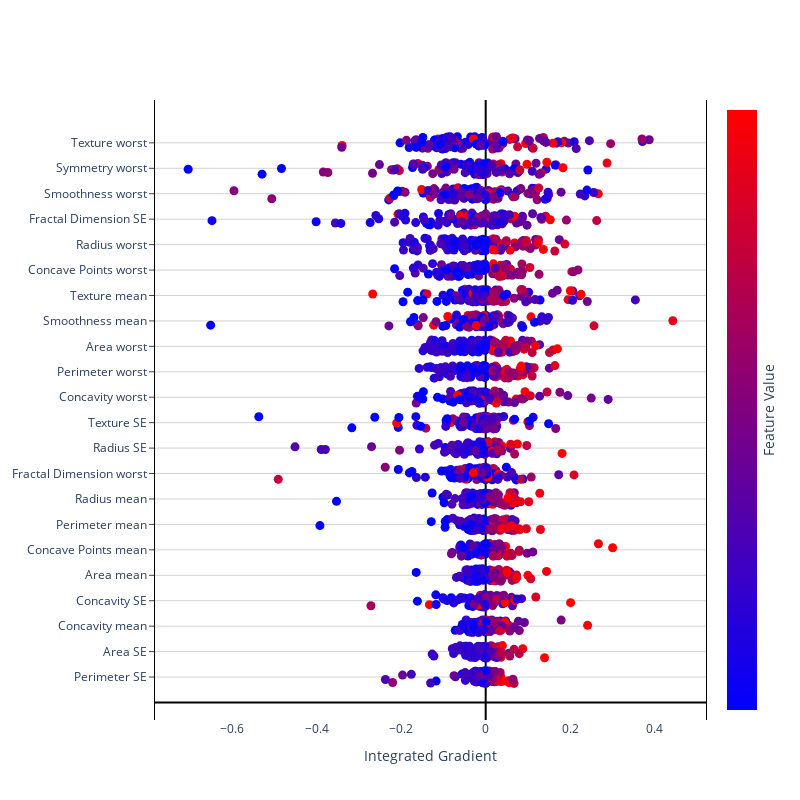

The cell this chart's notebook holds for it:
### Code cell
import plotly.graph_objects as go
import plotly.express as px
import numpy as np

features = svm_set_ranks[selected_run].features[selected_model]
df_X_test = pd.DataFrame(X_test[:,features],columns = IGtable.columns)
N = len(IGtable)

fig = go.Figure()
fig.update_layout(
    plot_bgcolor='white',
    autosize=False,
    width=800,
    height=800,
    coloraxis = {'colorscale':'Bluered'},
    xaxis_title = "Integrated Gradient",
)

fig.update_xaxes(
    zeroline=True,
    zerolinecolor="black",
    )
    
fig.update_yaxes(
    zeroline=True,
    zerolinecolor="black",
    mirror=True,
    ticks='outside',
    showline=True,
    linecolor='black',
    gridcolor='lightgrey'
)

feature_order = np.argsort(np.sum(abs(IG),axis=0))

y_val = 1
for f in feature_order:
    fig.add_trace(go.Scatter(
        x = IGtable.iloc[:,f], 
        y = y_val + np.random.rand(N)*0.5 - 0.25,
        mode = 'markers',
        marker = dict(size=9,
                      color = df_X_test.iloc[:,f],
                      coloraxis = "coloraxis",
                     ),
        name=IGtable.columns[f],
    ))
    y_val += 1


fig.update_layout(showlegend=False, coloraxis_showscale=True)
fig.update_coloraxes(colorbar_showticklabels=False,
                    colorbar_title=dict(text="Feature Value",side = "right"),
                    cmin = -1, cmax = 2)
fig.update_yaxes(tickvals=[i for i in range(1,IGtable.shape[1]+1)], ticktext=IGtable.columns[feature_order])
fig.show()
